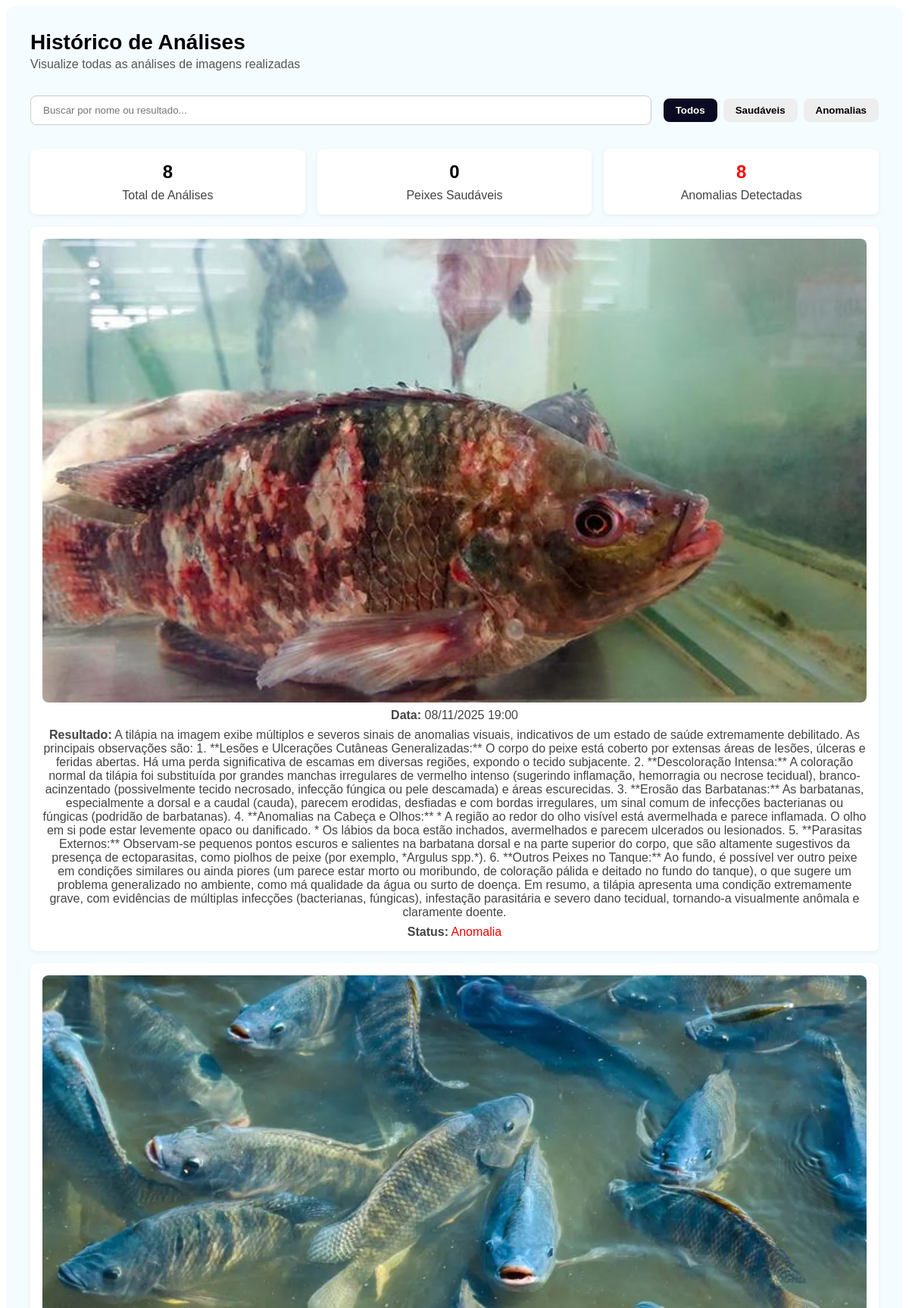
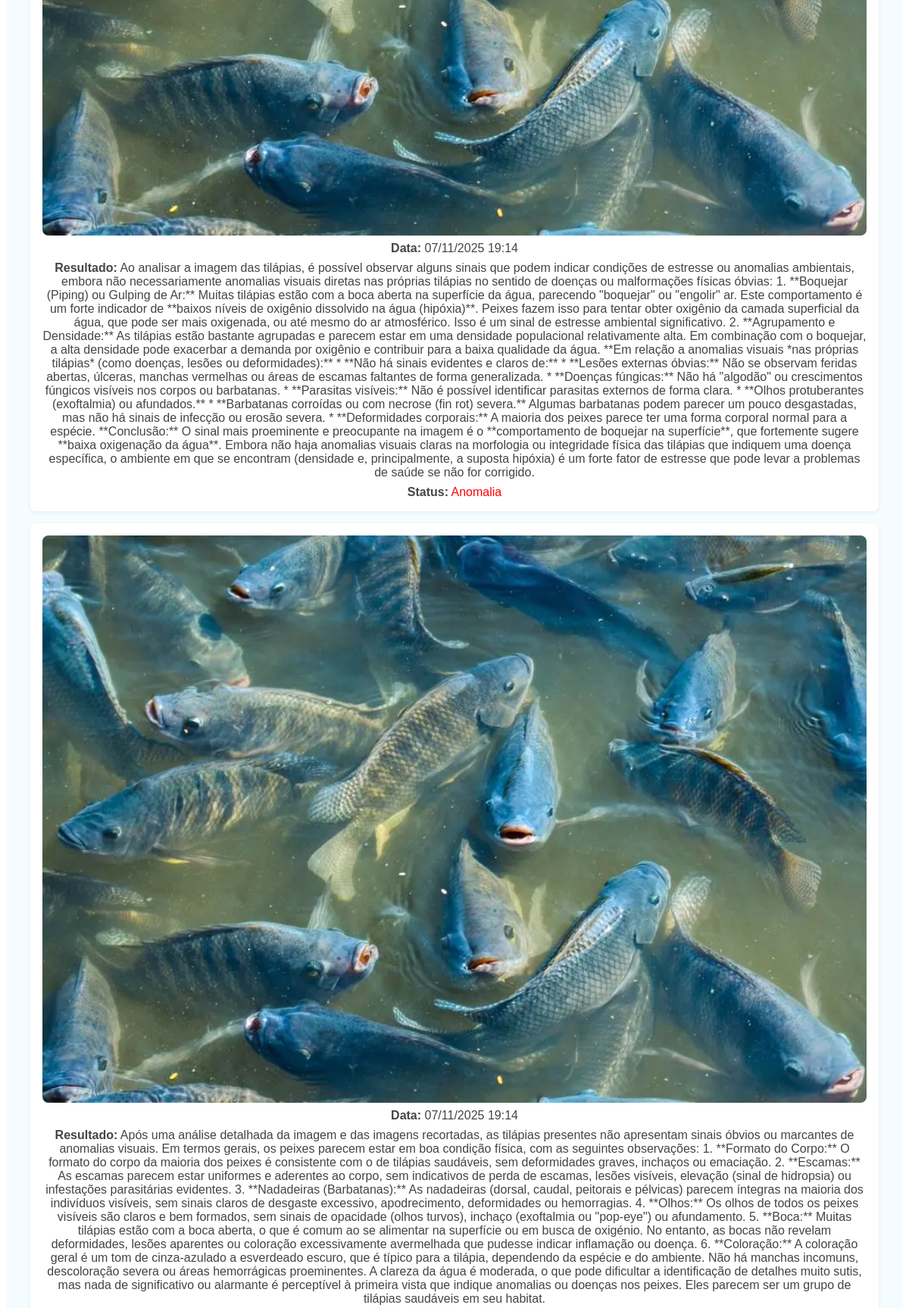
/historico-analise/ (signed in, upper part), run on the app's committed database (2 pictures, top to bottom).
### app_ia/models.py (models this page shows, shortened)
class AnaliseIA(models.Model):
    usuario = models.ForeignKey(settings.AUTH_USER_MODEL, on_delete=models.CASCADE)
    imagem = models.ImageField(upload_to='analises_ia/')
    resultado = models.TextField()
    saudavel = models.BooleanField(default=True)
    data = models.DateTimeField(auto_now_add=True)

### app_ia/views.py (the view)
# urls.py: path('historico-analise/', views.historico_analise, name='historico_analise'),
@login_required
def historico_analise(request):
    analises = AnaliseIA.objects.filter(usuario=request.user).order_by('-data')
    total = analises.count()
    saudaveis = analises.filter(saudavel=True).count()
    anomalias = analises.filter(saudavel=False).count()
    contexto = {
        'analises': analises,
        'total': total,
        'saudaveis': saudaveis,
        'anomalias': anomalias,
    }
    return render(request, 'front/historico_analise.html', contexto)

### app_ia/templates/front/historico_analise.html (shortened to what this page needs)
{% load static %}
<link rel="stylesheet" href="{% static 'css/estilogeraltemas.css' %}">
<link rel="stylesheet" href="{% static 'css/estilogeraltemas.css' %}">
{% load static %}
<link rel="stylesheet" href="{% static 'css/estilogeraltemas.css' %}">
<div class="history-container">
  <header class="history-header">
    <h1>Histórico de Análises</h1>
    <p>Visualize todas as análises de imagens realizadas</p>
  </header>
  <section class="filters-section">
    <div class="filters-top">
      <input type="text" id="filtroBusca" placeholder="Buscar por nome ou resultado..." onkeyup="filtrarAnalises()">
      <div class="filter-buttons">
        <button class="filter active" onclick="filtrar('todos')">Todos</button>
        <button class="filter" onclick="filtrar('saudavel')">Saudáveis</button>
        <button class="filter" onclick="filtrar('anomalia')">Anomalias</button>
      </div>
    </div>
  </section>
  <section class="stats">
    <div class="stat-card">
      <h2>{{ total }}</h2>
      <p>Total de Análises</p>
    </div>
    <div class="stat-card">
      <h2>{{ saudaveis }}</h2>
      <p>Peixes Saudáveis</p>
    </div>
    <div class="stat-card">
      <h2 class="text-danger">{{ anomalias }}</h2>
      <p>Anomalias Detectadas</p>
    </div>
  </section>
  {% if analises %}
  <section id="listaAnalises" class="analises-list">
    {% for a in analises %}
      <div class="stat-card analise-item" data-tipo="{{ a.saudavel|yesno:'saudavel,anomalia' }}">
        <img src="{{ a.imagem.url }}" alt="Imagem Analisada" style="width:100%;border-radius:8px;">
        <p><strong>Data:</strong> {{ a.data|date:"d/m/Y H:i" }}</p>
        <p><strong>Resultado:</strong> {{ a.resultado }}</p>
        <p><strong>Status:</strong>
          {% if a.saudavel %}
            <span style="color:green;">Saudável</span>
          {% else %}
            <span style="color:red;">Anomalia</span>
          {% endif %}
        </p>
      </div>
    {% endfor %}
  </section>
  {% else %}
  <section class="empty-state">
    <i class="fas fa-calendar fa-3x"></i>
    <p>Nenhuma análise realizada ainda</p>
  </section>
  {% endif %}
</div>

### app_ia/templates/front/historico_analise.html (style rules this page uses)
.history-container { background: var(--fundo-claro); border-radius: 12px; padding: 2rem; font-family: Arial, sans-serif; transition: background 0.3s, color 0.3s; }
.history-header h1 { font-size: 28px; margin: 0; }
.history-header p { color: #555; margin-top: 4px; }
.filters-section { margin-top: 2rem; }
.filters-top { display: flex; flex-wrap: wrap; gap: 1rem; align-items: center; }
.filters-top input { flex: 1; padding: 0.7rem 1rem; border-radius: 8px; border: 1px solid #ccc; }
.filter-buttons { display: flex; gap: 0.5rem; }
.filter-buttons .filter { padding: 0.5rem 1rem; border: none; border-radius: 8px; background: #eee; cursor: pointer; font-weight: bold; transition: background 0.3s; }
.filter.active { background-color: #0a0a23; color: #fff; }
.stats { display: flex; gap: 1rem; margin-top: 2rem; flex-wrap: wrap; }
.stat-card { flex: 1; min-width: 200px; background: #fff; border-radius: 8px; padding: 1rem; text-align: center; box-shadow: 0 2px 6px rgba(0, 0, 0, 0.06); transition: background 0.3s, color 0.3s; }
.stat-card h2 { margin: 0; font-size: 24px; }
.stat-card p { color: #444; margin: 0.5rem 0 0; }
.text-danger { color: red; }
.analise-item { margin-top: 1rem; }

### data on the page
AnaliseIA: imagem (picture), data "08/11/2025 19:00", resultado "A tilápia na imagem exibe múltiplos e severos sinais de anomalias visuais, indicativos de um estado de saúde extremamente debilitado. As principais observações são: 1. **Lesões e Ulcerações Cutâneas Generalizadas:** O corpo do peixe está coberto por extensas áreas de lesões, úlceras e feridas abertas. Há uma perda significativa de escamas em diversas regiões, expondo o tecido subjacente. 2. **Descoloração Intensa:** A coloração normal da tilápia foi substituída por grandes manchas irregulares de vermelho intenso (sugerindo inflamação, hemorragia ou necrose tecidual), branco-acinzentado (possivelmente tecido necrosado, infecção fúngica ou pele descamada) e áreas escurecidas. 3. **Erosão das…", saudavel "Anomalia"
AnaliseIA: imagem (picture), data "07/11/2025 19:14", resultado "Ao analisar a imagem das tilápias, é possível observar alguns sinais que podem indicar condições de estresse ou anomalias ambientais, embora não necessariamente anomalias visuais diretas nas próprias tilápias no sentido de doenças ou malformações físicas óbvias: 1. **Boquejar (Piping) ou Gulping de Ar:** Muitas tilápias estão com a boca aberta na superfície da água, parecendo \"boquejar\" ou \"engolir\" ar. Este comportamento é um forte indicador de **baixos níveis de oxigênio dissolvido na água (hipóxia)**. Peixes fazem isso para tentar obter oxigênio da camada superficial da água, que pode ser mais oxigenada, ou até mesmo do ar atmosférico. Isso é um sinal de estresse ambiental significativo.…", saudavel "Anomalia"
AnaliseIA: imagem (picture), data "07/11/2025 19:14", resultado "Após uma análise detalhada da imagem e das imagens recortadas, as tilápias presentes não apresentam sinais óbvios ou marcantes de anomalias visuais. Em termos gerais, os peixes parecem estar em boa condição física, com as seguintes observações: 1. **Formato do Corpo:** O formato do corpo da maioria dos peixes é consistente com o de tilápias saudáveis, sem deformidades graves, inchaços ou emaciação. 2. **Escamas:** As escamas parecem estar uniformes e aderentes ao corpo, sem indicativos de perda de escamas, lesões visíveis, elevação (sinal de hidropsia) ou infestações parasitárias evidentes. 3. **Nadadeiras (Barbatanas):** As nadadeiras (dorsal, caudal, peitorais e pélvicas) parecem íntegras…"

### other printed values
{{ total }} "8"
{{ saudaveis }} "0"
{{ anomalias }} "8"
